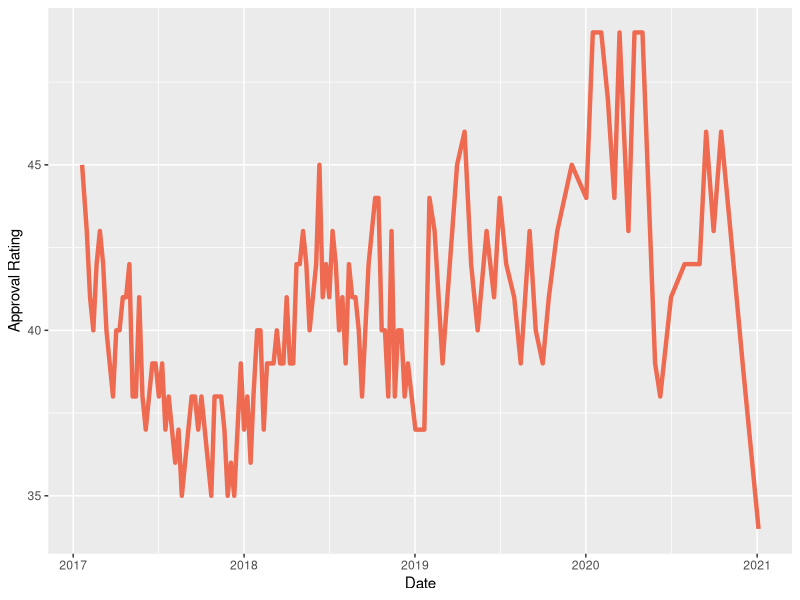
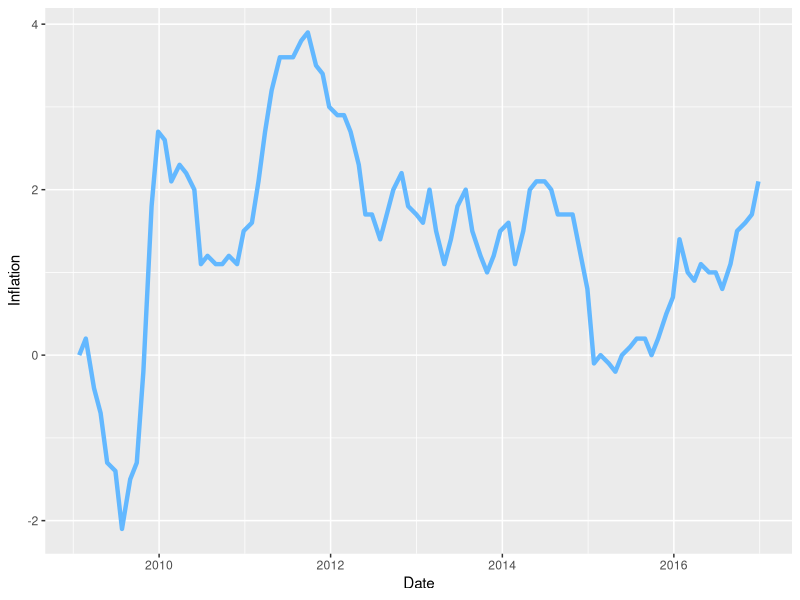
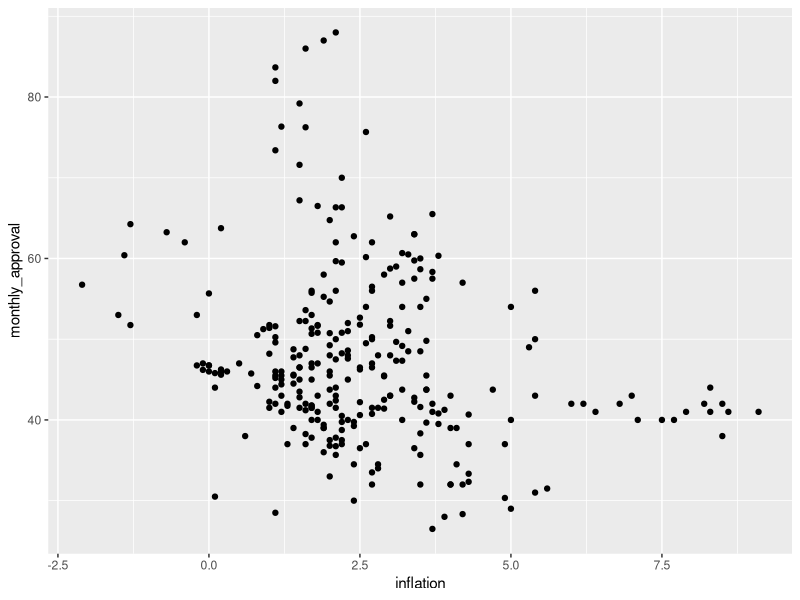
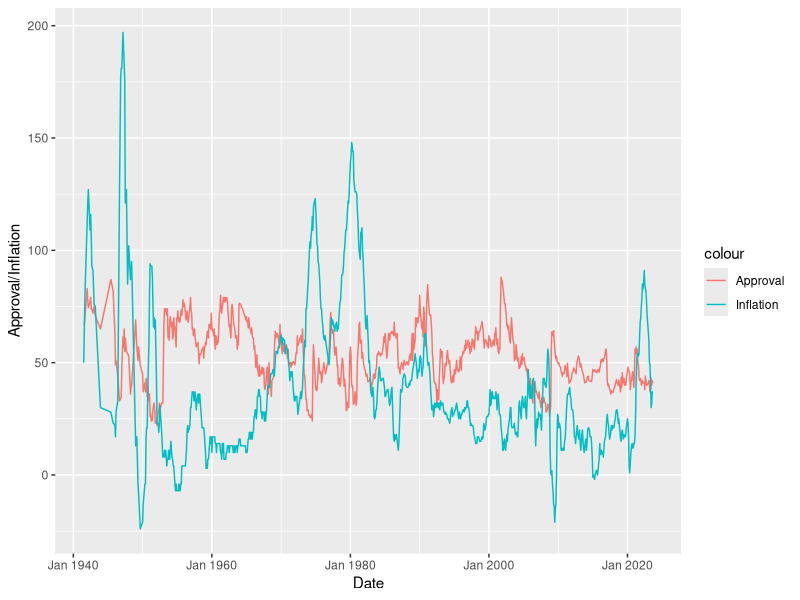
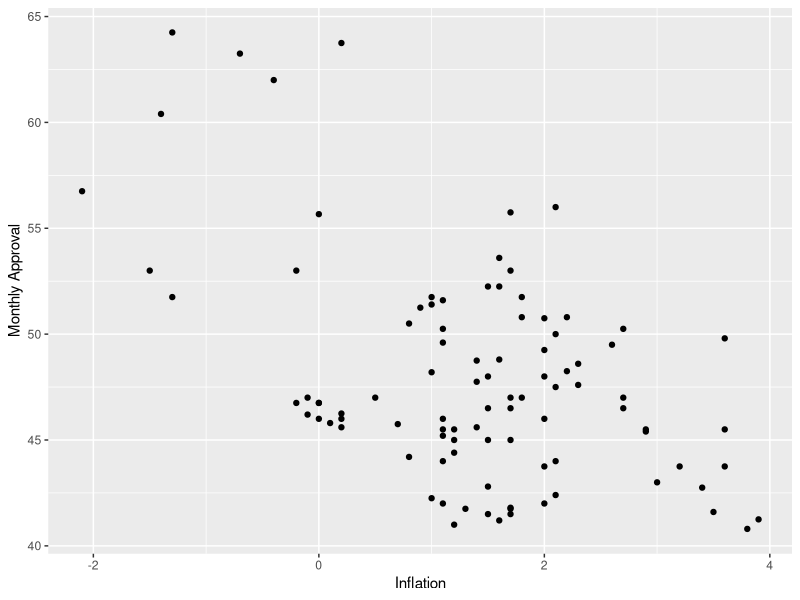
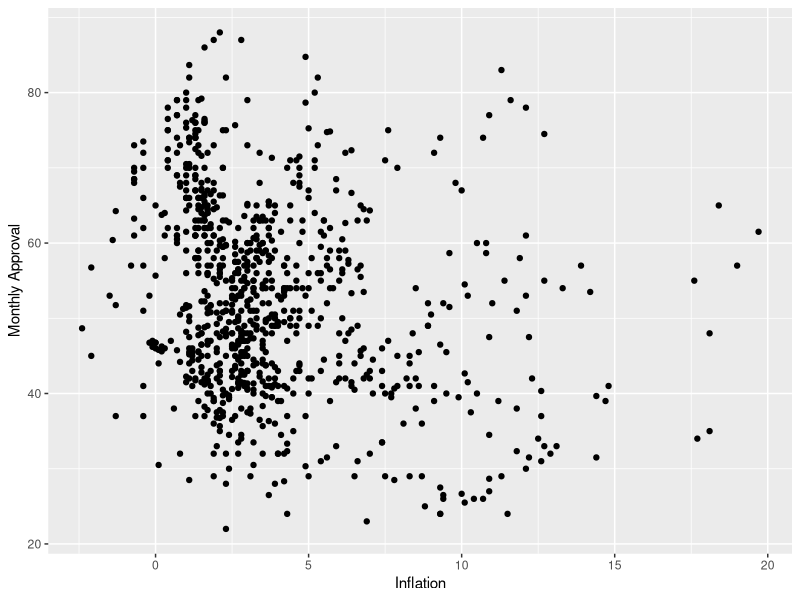

Source code (R) for these figures, in order:
## ---- chunk 1
library(tidyverse)
library(ggplot2)
library(dplyr)
library(zoo)
library(broom)
## ---- chunk 2
inflation <- read_csv("data/Gov_50_Inflation.csv")
approval <- read_csv("data/Gov_50_Pres_Approval.csv")
## ---- chunk 3
approval |>
  filter(President == "Trump") |>
  ggplot(aes(x = `Start Date`, y = Approving)) +
  geom_line(linewidth = 1.5, color = "coral2")+
  labs(x = "Date",
       y = "Approval Rating")
## ---- chunk 4
inflation <- inflation |>
  select(-Avg) |>
  pivot_longer(
    cols = `Jan`:`Dec`,
    names_to = "month",
    values_to = "inflation") |>
  mutate(year_month = as.yearmon(paste(Year, month), "%Y %b")) |>
  select(-Year, -month)
## ---- chunk 5
approval <- approval |>
  mutate(year_month = as.yearmon(`Start Date`,"%Y %b")) |>
  group_by(year_month) |>
  mutate(monthly_approval = mean(Approving))
## ---- chunk 6
approval <- approval |>
  left_join(inflation) |>
  drop_na() |>
  distinct(year_month, .keep_all = TRUE)
## ---- chunk 7
approval |>
  filter(President == "Obama") |>
  ggplot(aes(x = `Start Date`, y = inflation)) +
  geom_line(linewidth = 1.5, color = "steelblue1")+
  labs(x = "Date",
       y = "Inflation")
## ---- chunk 8
approval2000 <- approval |>
  filter(year_month >= "Jan 2000")
approval2000 |>
  ggplot(aes(x = inflation, y = monthly_approval)) +
  geom_point()
## ---- chunk 9
approval |>
  ggplot() +
  geom_line(aes(x= year_month, y = monthly_approval, color = "Approval")) +
  geom_line(aes(x= year_month, y = inflation * 10, color = "Inflation")) +
  labs(x = "Date",
       y = "Approval/Inflation")
## ---- chunk 10
approval_obama <- approval |>
  filter(President == "Obama")
approval_obama |>
  ggplot(aes(x = inflation, y = monthly_approval)) +
  geom_point() +
  labs(x = "Inflation",
       y = "Monthly Approval")
## ---- chunk 11
obama_fit <- lm(monthly_approval ~ inflation, data = approval_obama)
glance(obama_fit)
## ---- chunk 12
approval |>
  ggplot(aes(x = inflation, y = monthly_approval)) +
  geom_point() +
  labs(x = "Inflation",
       y = "Monthly Approval")
## ---- chunk 13
fit_1940 <- lm(monthly_approval ~ inflation, data = approval)
glance(fit_1940)
